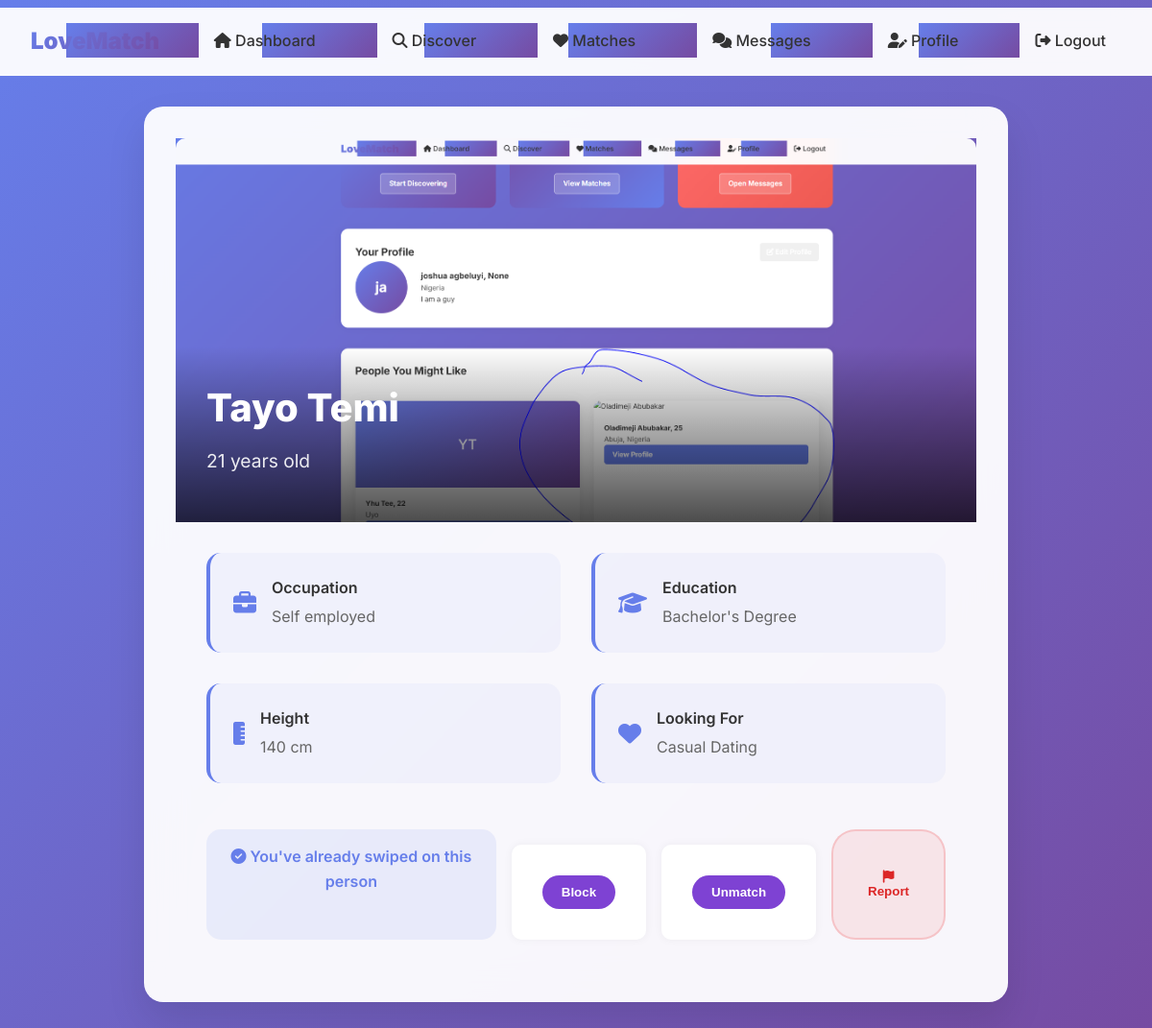
The page /profiles/profile/4/ (signed in) on the database its author committed.
### profiles/models.py (models this page shows, shortened)
class Profile(models.Model):
    GENDER_CHOICES = [
        ('M', 'Male'),
        ('F', 'Female'),
        ('O', 'Other'),
    ]
    RELATIONSHIP_CHOICES = [
        ('casual', 'Casual Dating'),
        ('serious', 'Serious Relationship'),
        ('marriage', 'Marriage'),
        ('friendship', 'Friendship'),
    ]
    EDUCATION_CHOICES = [
        ('high_school', 'High School'),
        ('bachelors', "Bachelor's Degree"),
        ('masters', "Master's Degree"),
        ('phd', 'PhD'),
        ('other', 'Other'),
    ]
    user = models.OneToOneField(User, on_delete=models.CASCADE)
    bio = models.TextField(max_length=500, blank=True)
    gender = models.CharField(max_length=1, choices=GENDER_CHOICES)
    interested_in = models.CharField(max_length=1, choices=GENDER_CHOICES)
    location = models.CharField(max_length=100, blank=True)
    latitude = models.FloatField(null=True, blank=True)
    longitude = models.FloatField(null=True, blank=True)
    height = models.IntegerField(
        null=True, blank=True, help_text="Height in cm",
        validators=[MinValueValidator(50), MaxValueValidator(250)]
    )
    occupation = models.CharField(max_length=100, blank=True)
    education = models.CharField(max_length=20, choices=EDUCATION_CHOICES, blank=True)
    looking_for = models.CharField(max_length=20, choices=RELATIONSHIP_CHOICES, blank=True)
    smoking = models.BooleanField(default=False)
    drinking = models.BooleanField(default=False)
    is_verified = models.BooleanField(default=False)
    is_active = models.BooleanField(default=True)
    created_at = models.DateTimeField(auto_now_add=True)
    updated_at = models.DateTimeField(auto_now=True)
    @property
    def age(self):
        return getattr(self.user, 'age', None)
    @property
    def full_name(self):
        return f"{self.user.first_name} {self.user.last_name}"

class ProfilePhoto(models.Model):
    profile = models.ForeignKey(Profile, related_name='photos', on_delete=models.CASCADE)
    image = models.ImageField(upload_to='profile_photos/')
    is_primary = models.BooleanField(default=False)
    created_at = models.DateTimeField(auto_now_add=True)
    class Meta:
        ordering = ['-is_primary', '-created_at']

### accounts/models.py (models this page shows, shortened)
class CustomUser(AbstractUser):
    email = models.EmailField(unique=True)
    date_of_birth = models.DateField(null=True, blank=True)
    phone_number = models.CharField(max_length=15, blank=True)
    is_email_verified = models.BooleanField(default=False)
    created_at = models.DateTimeField(auto_now_add=True)
    updated_at = models.DateTimeField(auto_now=True)
    USERNAME_FIELD = 'email'
    REQUIRED_FIELDS = ['username', 'first_name', 'last_name']
    @property
    def age(self):
        if self.date_of_birth:
            from datetime import date
            today = date.today()
            return today.year - self.date_of_birth.year - ((today.month, today.day) < (self.date_of_birth.month, self.date_of_birth.day))
        return None

### profiles/views.py (the view)
# urls.py: path('profile/<int:user_id>/', views.ProfileDetailView.as_view(), name='profile_detail'),
class ProfileDetailView(LoginRequiredMixin, DetailView):
    model = Profile
    template_name = 'profiles/profile_detail.html'
    context_object_name = 'profile'
    def get_object(self):
        user_id = self.kwargs['user_id']
        return get_object_or_404(Profile, user_id=user_id, is_active=True)
    def get_context_data(self, **kwargs):
        context = super().get_context_data(**kwargs)
        profile = context['profile']
        user = self.request.user
        context['has_swiped'] = Swipe.objects.filter(
            user=user,
            target_user=profile.user
        ).exists()
        context['is_blocked'] = BlockedUser.objects.filter(
            blocker=user,
            blocked=profile.user
        ).exists()
        from matching.models import Match
        context['is_matched'] = Match.objects.filter(
            (Q(user1=user) & Q(user2=profile.user)) |
            (Q(user1=profile.user) & Q(user2=user)),
            is_active=True
        ).exists()
        return context

### templates/profiles/profile_detail.html (shortened to what this page needs)
{% extends 'base.html' %}
{% block content %}
<div style="max-width: 900px; margin: 0 auto;">
    <div class="card" style="overflow: hidden;">
        <div style="position: relative; height: 400px; background: linear-gradient(135deg, #667eea, #764ba2); overflow: hidden;">
            {% if profile.photos.first %}
                <img src="{{ profile.photos.first.image.url }}" alt="{{ profile.full_name }}" style="width: 100%; height: 100%; object-fit: cover;">
                <div style="position: absolute; bottom: 0; left: 0; right: 0; background: linear-gradient(transparent, rgba(0, 0, 0, 0.7)); padding: 2rem;">
            {% else %}
                <div style="display: flex; align-items: center; justify-content: center; height: 100%; color: white; font-size: 6rem; font-weight: bold;">
                    {{ profile.user.first_name.0 }}{{ profile.user.last_name.0 }}
                </div>
                <div style="position: absolute; bottom: 0; left: 0; right: 0; padding: 2rem;">
            {% endif %}
                <div style="color: white;">
                    <h1 style="font-size: 2.5rem; font-weight: 800; margin-bottom: 0.5rem;">{{ profile.full_name }}</h1>
                    <p style="font-size: 1.2rem; opacity: 0.9; margin-bottom: 1rem;">{{ profile.age }} years old</p>
                </div>
            </div>
        </div>
        <div style="padding: 2rem;">
            <div style="display: grid; grid-template-columns: repeat(auto-fit, minmax(250px, 1fr)); gap: 2rem; margin-bottom: 2rem;">
                {% if profile.occupation %}
                <div style="background: rgba(102, 126, 234, 0.05); padding: 1.5rem; border-radius: 15px; border-left: 4px solid #667eea;">
                    <div style="display: flex; align-items: center; gap: 1rem;">
                        <i class="fas fa-briefcase" style="color: #667eea; font-size: 1.5rem;"></i>
                        <div>
                            <h4 style="font-weight: 600; margin-bottom: 0.3rem;">Occupation</h4>
                            <p style="color: #666;">{{ profile.occupation }}</p>
                        </div>
                    </div>
                </div>
                {% endif %}
                {% if profile.education %}
                <div style="background: rgba(102, 126, 234, 0.05); padding: 1.5rem; border-radius: 15px; border-left: 4px solid #667eea;">
                    <div style="display: flex; align-items: center; gap: 1rem;">
                        <i class="fas fa-graduation-cap" style="color: #667eea; font-size: 1.5rem;"></i>
                        <div>
                            <h4 style="font-weight: 600; margin-bottom: 0.3rem;">Education</h4>
                            <p style="color: #666;">{{ profile.get_education_display }}</p>
                        </div>
                    </div>
                </div>
                {% endif %}
                {% if profile.height %}
                <div style="background: rgba(102, 126, 234, 0.05); padding: 1.5rem; border-radius: 15px; border-left: 4px solid #667eea;">
                    <div style="display: flex; align-items: center; gap: 1rem;">
                        <i class="fas fa-ruler-vertical" style="color: #667eea; font-size: 1.5rem;"></i>
                        <div>
                            <h4 style="font-weight: 600; margin-bottom: 0.3rem;">Height</h4>
                            <p style="color: #666;">{{ profile.height }} cm</p>
                        </div>
                    </div>
                </div>
                {% endif %}
                {% if profile.looking_for %}
                <div style="background: rgba(102, 126, 234, 0.05); padding: 1.5rem; border-radius: 15px; border-left: 4px solid #667eea;">
                    <div style="display: flex; align-items: center; gap: 1rem;">
                        <i class="fas fa-heart" style="color: #667eea; font-size: 1.5rem;"></i>
                        <div>
                            <h4 style="font-weight: 600; margin-bottom: 0.3rem;">Looking For</h4>
                            <p style="color: #666;">{{ profile.get_looking_for_display }}</p>
                        </div>
                    </div>
                </div>
                {% endif %}
            </div>
            <div style="display: flex; gap: 1rem; justify-content: center; margin-top: 3rem;">
                {% if not has_swiped %}
                    <button onclick="passUser({{ profile.user.id }})" class="btn btn-secondary" style="padding: 1rem 2rem;">
                        <i class="fas fa-times"></i> Pass
                    </button>
                    <button onclick="likeUser({{ profile.user.id }})" class="btn btn-primary" style="padding: 1rem 2rem;">
                        <i class="fas fa-heart"></i> Like
                    </button>
                {% else %}
                    <div style="text-align: center; padding: 1rem; background: rgba(102, 126, 234, 0.1); border-radius: 15px; color: #667eea; font-weight: 600;">
                        <i class="fas fa-check-circle"></i> You've already swiped on this person
                    </div>
                {% endif %}
                {% if is_matched %}
                    {% if not is_blocked %}
                    <form method="post" action="{% url 'profiles:block_user' profile.user.id %}">
                        <button type="submit" class="btn btn-danger">Block</button>
                    </form>
                    {% else %}
                    <form method="post" action="{% url 'profiles:unblock_user' profile.user.id %}">
                        {% csrf_token %}
                        <button type="submit" class="btn btn-warning">Unblock</button>
                    </form>
                    {% endif %}
                    <form method="post" action="{% url 'matching:unmatch_user' profile.user.id %}">
                        <button type="submit" class="btn btn-secondary">Unmatch</button>
                    </form>
                {% endif %}
                <button onclick="showReportModal()" class="btn" style="background: rgba(239, 68, 68, 0.1); color: #dc2626; padding: 1rem 2rem; border: 2px solid rgba(239, 68, 68, 0.2);">
                    <i class="fas fa-flag"></i> Report
                </button>
            </div>
        </div>
    </div>
</div>
{% endblock %}

### static/css/style.css (style rules this page uses)
* { margin: 0; padding: 0; box-sizing: border-box; }
body { font-family: 'Segoe UI', Tahoma, Geneva, Verdana, sans-serif; background-color: #f9f7fc; color: #333; line-height: 1.6; }
button, .btn { padding: 0.6rem 1.2rem; border: none; background-color: #7e42d3; color: #fff; border-radius: 5px; cursor: pointer; text-decoration: none; display: inline-block; }
form { background: #fff; padding: 2rem; border-radius: 10px; margin-top: 1rem; box-shadow: 0 0 10px rgba(0,0,0,0.05); }
.card { background: #fff; padding: 1rem; margin: 1rem 0; border-radius: 10px; box-shadow: 0 0 15px rgba(0,0,0,0.05); }
.card img { max-width: 100%; border-radius: 10px; }

### templates/base.html (style rules this page uses)
* { margin: 0; padding: 0; box-sizing: border-box; }
body { font-family: 'Inter', sans-serif; background: linear-gradient(135deg, #667eea 0%, #764ba2 100%); min-height: 100vh; color: #333; }
.card { background: rgba(255, 255, 255, 0.95); backdrop-filter: blur(20px); border-radius: 20px; padding: 2rem; box-shadow: 0 20px 40px rgba(0, 0, 0, 0.1); border: 1px solid rgba(255, 255, 255, 0.2); margin-bottom: 1rem; }
.btn { padding: 10px 20px; border: none; border-radius: 25px; font-weight: 600; text-decoration: none; cursor: pointer; }

### rows shown on the page
Profile: photos.first.image (picture), full_name "Tayo Temi", age "21", occupation "Self employed", education "Bachelor's Degree", height "140", looking_for "Casual Dating"
